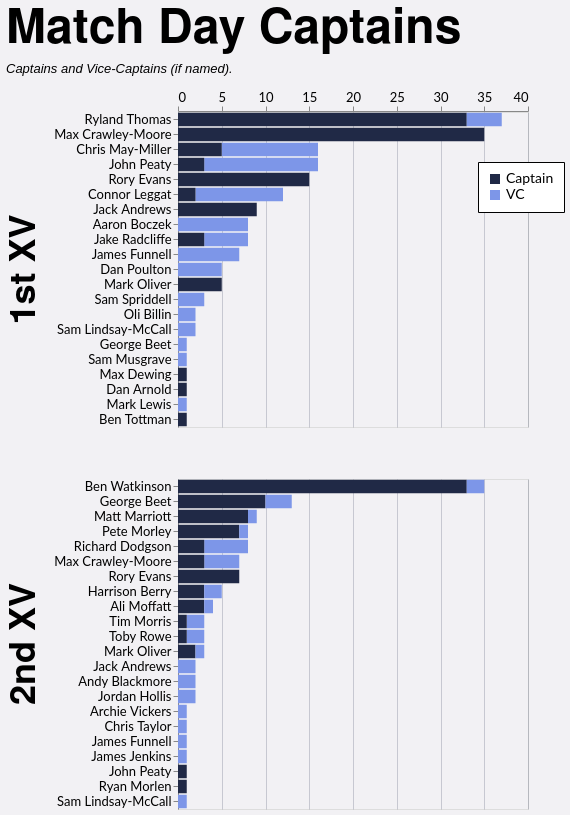

This figure's Vega-Lite source:
### Vega-Lite specification from a JSON file in a GitHub repository (floating-point values rounded to 4 significant figures)
{"config": {"axis": {"labelFont": "Lato, sans-serif", "titleFont": "PT Sans Narrow, Helvetica Neue, Helvetica, Arial, sans-serif", "labelFontSize": 13, "titleFontSize": 24, "gridColor": "#202947", "gridOpacity": 0.2}, "header": {"labelFont": "PT Sans Narrow, Helvetica Neue, Helvetica, Arial, sans-serif", "titleFont": "PT Sans Narrow, Helvetica Neue, Helvetica, Arial, sans-serif", "labelFontSize": 24, "titleFontSize": 28, "labelFontWeight": "bold", "orient": "left"}, "legend": {"labelFont": "Lato, sans-serif", "titleFont": "PT Sans Narrow, Helvetica Neue, Helvetica, Arial, sans-serif", "labelFontSize": 14, "titleFontSize": 16, "titlePadding": 5, "fillColor": "white", "strokeColor": "black", "padding": 10, "titleFontWeight": "lighter", "titleFontStyle": "italic", "titleColor": "gray", "offset": 10}, "title": {"font": "PT Sans Narrow, Helvetica Neue, Helvetica, Arial, sans-serif", "fontSize": 48, "fontWeight": "bold", "anchor": "start", "align": "center", "titlePadding": 20, "subtitlePadding": 10, "subtitleFontSize": 13, "subtitleColor": "", "subtitleFontStyle": "italic", "offset": 15, "color": "black"}, "axisX": {"labelAngle": 0}, "facet": {"title": null, "header": null, "align": {"row": "each", "column": "each"}}, "resolve": {"scale": {"y": "independent", "facet": "independent"}}, "background": "#f2f1f4"}, "data": {"name": "data-d82780669d007392508b79bb3da96e46"}, "mark": {"type": "bar"}, "encoding": {"color": {"field": "is_captain", "legend": {"labelExpr": "datum.value ? 'Captain' : 'VC'", "legendX": 300, "legendY": 50, "orient": "none", "title": null}, "scale": {"domain": [true, false], "range": ["#202946", "#7d96e8"]}, "type": "nominal"}, "order": {"field": "is_captain", "sort": "descending", "type": "nominal"}, "row": {"field": "squad", "header": {"labelExpr": "datum.value + ' XV'", "labelFontSize": 36, "title": null}, "spacing": 50, "title": null, "type": "nominal"}, "tooltip": [{"field": "player", "type": "nominal"}, {"field": "squad", "type": "nominal"}, {"aggregate": "sum", "field": "games", "type": "quantitative"}, {"field": "is_captain", "type": "nominal"}], "x": {"aggregate": "sum", "axis": {"orient": "top", "title": null}, "field": "games", "type": "quantitative"}, "y": {"field": "player", "sort": "-x", "title": null, "type": "nominal"}}, "height": {"step": 15}, "resolve": {"scale": {"y": "independent"}}, "title": {"text": "Match Day Captains", "subtitle": "Captains and Vice-Captains (if named)."}, "width": 350, "$schema": "https://vega.github.io/schema/vega-lite/v5.20.1.json", "datasets": {"data-d82780669d007392508b79bb3da96e46": [{"player": "Ryland Thomas", "squad": "1st", "season": "2024/25", "game_type": "League", "is_captain": true, "games": 15}, {"player": "Max Crawley-Moore", "squad": "1st", "season": "2022/23", "game_type": "League", "is_captain": true, "games": 15}, {"player": "Ryland Thomas", "squad": "1st", "season": "2023/24", "game_type": "League", "is_captain": true, "games": 13}, {"player": "Rory Evans", "squad": "1st", "season": "2025/26", "game_type": "League", "is_captain": true, "games": 11}, {"player": "Connor Leggat", "squad": "1st", "season": "2023/24", "game_type": "League", "is_captain": false, "games": 9}, {"player": "Ben Watkinson", "squad": "2nd", "season": "2022/23", "game_type": "League", "is_captain": true, "games": 9}, {"player": "Ben Watkinson", "squad": "2nd", "season": "2021/22", "game_type": "League", "is_captain": true, "games": 9}, {"player": "Chris May-Miller", "squad": "1st", "season": "2024/25", "game_type": "League", "is_captain": false, "games": 9}, {"player": "Ben Watkinson", "squad": "2nd", "season": "2023/24", "game_type": "League", "is_captain": true, "games": 9}, {"player": "Max Crawley-Moore", "squad": "1st", "season": "2021/22", "game_type": "League", "is_captain": true, "games": 8}, {"player": "Jack Andrews", "squad": "1st", "season": "2021/22", "game_type": "Friendly", "is_captain": true, "games": 6}, {"player": "George Beet", "squad": "2nd", "season": "2025/26", "game_type": "League", "is_captain": true, "games": 6}, {"player": "Max Crawley-Moore", "squad": "1st", "season": "2023/24", "game_type": "League", "is_captain": true, "games": 5}, {"player": "Matt Marriott", "squad": "2nd", "season": "2016/17", "game_type": "League", "is_captain": true, "games": 5}, {"player": "Chris May-Miller", "squad": "1st", "season": "2024/25", "game_type": "League", "is_captain": true, "games": 5}, {"player": "Dan Poulton", "squad": "1st", "season": "2023/24", "game_type": "League", "is_captain": false, "games": 5}, {"player": "James Funnell", "squad": "1st", "season": "2021/22", "game_type": "Friendly", "is_captain": false, "games": 4}, {"player": "John Peaty", "squad": "1st", "season": "2021/22", "game_type": "League", "is_captain": false, "games": 4}, {"player": "Pete Morley", "squad": "2nd", "season": "2024/25", "game_type": "League", "is_captain": true, "games": 4}, {"player": "Max Crawley-Moore", "squad": "2nd", "season": "2023/24", "game_type": "League", "is_captain": false, "games": 4}, {"player": "John Peaty", "squad": "1st", "season": "2022/23", "game_type": "League", "is_captain": false, "games": 4}, {"player": "Aaron Boczek", "squad": "1st", "season": "2025/26", "game_type": "League", "is_captain": false, "games": 4}, {"player": "Ryland Thomas", "squad": "1st", "season": "2023/24", "game_type": "League", "is_captain": false, "games": 3}, {"player": "Sam Spriddell", "squad": "1st", "season": "2024/25", "game_type": "League", "is_captain": false, "games": 3}, {"player": "Jake Radcliffe", "squad": "1st", "season": "2025/26", "game_type": "League", "is_captain": false, "games": 3}, {"player": "Matt Marriott", "squad": "2nd", "season": "2017/18", "game_type": "League", "is_captain": true, "games": 3}, {"player": "Rory Evans", "squad": "2nd", "season": "2024/25", "game_type": "Friendly", "is_captain": true, "games": 3}, {"player": "Max Crawley-Moore", "squad": "1st", "season": "2022/23", "game_type": "Cup", "is_captain": true, "games": 3}, {"player": "Ryland Thomas", "squad": "1st", "season": "2023/24", "game_type": "Cup", "is_captain": true, "games": 3}, {"player": "Richard Dodgson", "squad": "2nd", "season": "2022/23", "game_type": "League", "is_captain": false, "games": 3}, {"player": "Mark Oliver", "squad": "1st", "season": "2019/20", "game_type": "League", "is_captain": true, "games": 3}, {"player": "Jake Radcliffe", "squad": "1st", "season": "2025/26", "game_type": "League", "is_captain": true, "games": 3}, {"player": "John Peaty", "squad": "1st", "season": "2024/25", "game_type": "League", "is_captain": false, "games": 3}, {"player": "Pete Morley", "squad": "2nd", "season": "2024/25", "game_type": "Friendly", "is_captain": true, "games": 3}, {"player": "Harrison Berry", "squad": "2nd", "season": "2025/26", "game_type": "League", "is_captain": true, "games": 3}, {"player": "Jack Andrews", "squad": "1st", "season": "2021/22", "game_type": "League", "is_captain": true, "games": 3}, {"player": "Rory Evans", "squad": "2nd", "season": "2024/25", "game_type": "League", "is_captain": true, "games": 3}, {"player": "Ben Watkinson", "squad": "2nd", "season": "2021/22", "game_type": "Friendly", "is_captain": true, "games": 3}, {"player": "Rory Evans", "squad": "1st", "season": "2025/26", "game_type": "Cup", "is_captain": true, "games": 3}, {"player": "James Funnell", "squad": "1st", "season": "2021/22", "game_type": "League", "is_captain": false, "games": 2}, {"player": "Tim Morris", "squad": "2nd", "season": "2023/24", "game_type": "League", "is_captain": false, "games": 2}, {"player": "Jack Andrews", "squad": "2nd", "season": "2023/24", "game_type": "League", "is_captain": false, "games": 2}, {"player": "Chris May-Miller", "squad": "1st", "season": "2024/25", "game_type": "Cup", "is_captain": false, "games": 2}, {"player": "George Beet", "squad": "2nd", "season": "2025/26", "game_type": "Cup", "is_captain": true, "games": 2}, {"player": "George Beet", "squad": "2nd", "season": "2024/25", "game_type": "League", "is_captain": true, "games": 2}, {"player": "Max Crawley-Moore", "squad": "2nd", "season": "2024/25", "game_type": "League", "is_captain": true, "games": 2}, {"player": "Toby Rowe", "squad": "2nd", "season": "2021/22", "game_type": "League", "is_captain": false, "games": 2}, {"player": "Richard Dodgson", "squad": "2nd", "season": "2021/22", "game_type": "League", "is_captain": false, "games": 2}, {"player": "Jake Radcliffe", "squad": "1st", "season": "2025/26", "game_type": "Cup", "is_captain": false, "games": 2}, {"player": "Harrison Berry", "squad": "2nd", "season": "2025/26", "game_type": "League", "is_captain": false, "games": 2}, {"player": "Max Crawley-Moore", "squad": "1st", "season": "2021/22", "game_type": "Cup", "is_captain": true, "games": 2}, {"player": "Ben Watkinson", "squad": "2nd", "season": "2022/23", "game_type": "Friendly", "is_captain": true, "games": 2}, {"player": "Ryland Thomas", "squad": "1st", "season": "2024/25", "game_type": "Cup", "is_captain": true, "games": 2}, {"player": "Ali Moffatt", "squad": "2nd", "season": "2021/22", "game_type": "League", "is_captain": true, "games": 2}, {"player": "Andy Blackmore", "squad": "2nd", "season": "2021/22", "game_type": "League", "is_captain": false, "games": 2}, {"player": "Max Crawley-Moore", "squad": "1st", "season": "2023/24", "game_type": "Friendly", "is_captain": true, "games": 1}, {"player": "Oli Billin", "squad": "1st", "season": "2023/24", "game_type": "Cup", "is_captain": false, "games": 1}, {"player": "George Beet", "squad": "1st", "season": "2025/26", "game_type": "Friendly", "is_captain": false, "games": 1}, {"player": "Ali Moffatt", "squad": "2nd", "season": "2021/22", "game_type": "Cup", "is_captain": true, "games": 1}, {"player": "Sam Musgrave", "squad": "1st", "season": "2023/24", "game_type": "League", "is_captain": false, "games": 1}, {"player": "Richard Dodgson", "squad": "2nd", "season": "2022/23", "game_type": "Cup", "is_captain": true, "games": 1}, {"player": "Tim Morris", "squad": "2nd", "season": "2024/25", "game_type": "League", "is_captain": true, "games": 1}, {"player": "Archie Vickers", "squad": "2nd", "season": "2023/24", "game_type": "Friendly", "is_captain": false, "games": 1}, {"player": "John Peaty", "squad": "1st", "season": "2023/24", "game_type": "League", "is_captain": true, "games": 1}, {"player": "Jordan Hollis", "squad": "2nd", "season": "2021/22", "game_type": "Friendly", "is_captain": false, "games": 1}, {"player": "Max Dewing", "squad": "1st", "season": "2018/19", "game_type": "League", "is_captain": true, "games": 1}, {"player": "James Funnell", "squad": "1st", "season": "2025/26", "game_type": "Friendly", "is_captain": false, "games": 1}, {"player": "Chris Taylor", "squad": "2nd", "season": "2021/22", "game_type": "Friendly", "is_captain": false, "games": 1}, {"player": "George Beet", "squad": "2nd", "season": "2024/25", "game_type": "League", "is_captain": false, "games": 1}, {"player": "Ben Watkinson", "squad": "2nd", "season": "2023/24", "game_type": "Friendly", "is_captain": true, "games": 1}, {"player": "John Peaty", "squad": "1st", "season": "2024/25", "game_type": "League", "is_captain": true, "games": 1}, {"player": "Oli Billin", "squad": "1st", "season": "2023/24", "game_type": "Friendly", "is_captain": false, "games": 1}, {"player": "George Beet", "squad": "2nd", "season": "2021/22", "game_type": "League", "is_captain": false, "games": 1}, {"player": "James Funnell", "squad": "2nd", "season": "2023/24", "game_type": "League", "is_captain": false, "games": 1}, {"player": "Rory Evans", "squad": "2nd", "season": "2024/25", "game_type": "Cup", "is_captain": true, "games": 1}, {"player": "Mark Oliver", "squad": "1st", "season": "2016/17", "game_type": "League", "is_captain": true, "games": 1}, {"player": "Pete Morley", "squad": "2nd", "season": "2021/22", "game_type": "League", "is_captain": false, "games": 1}, {"player": "James Jenkins", "squad": "2nd", "season": "2022/23", "game_type": "Friendly", "is_captain": false, "games": 1}, {"player": "Dan Arnold", "squad": "1st", "season": "2019/20", "game_type": "League", "is_captain": true, "games": 1}, {"player": "John Peaty", "squad": "1st", "season": "2021/22", "game_type": "Cup", "is_captain": false, "games": 1}, {"player": "Aaron Boczek", "squad": "1st", "season": "2023/24", "game_type": "League", "is_captain": false, "games": 1}, {"player": "Aaron Boczek", "squad": "1st", "season": "2025/26", "game_type": "Cup", "is_captain": false, "games": 1}, {"player": "Mark Lewis", "squad": "1st", "season": "2025/26", "game_type": "League", "is_captain": false, "games": 1}, {"player": "Mark Oliver", "squad": "2nd", "season": "2023/24", "game_type": "Friendly", "is_captain": true, "games": 1}, {"player": "Matt Marriott", "squad": "2nd", "season": "2021/22", "game_type": "League", "is_captain": false, "games": 1}, {"player": "Connor Leggat", "squad": "1st", "season": "2023/24", "game_type": "Friendly", "is_captain": true, "games": 1}, {"player": "Mark Oliver", "squad": "1st", "season": "2023/24", "game_type": "Cup", "is_captain": true, "games": 1}, {"player": "John Peaty", "squad": "2nd", "season": "2024/25", "game_type": "League", "is_captain": true, "games": 1}, {"player": "Aaron Boczek", "squad": "1st", "season": "2023/24", "game_type": "Cup", "is_captain": false, "games": 1}, {"player": "Connor Leggat", "squad": "1st", "season": "2025/26", "game_type": "League", "is_captain": false, "games": 1}, {"player": "Ryan Morlen", "squad": "2nd", "season": "2023/24", "game_type": "League", "is_captain": true, "games": 1}, {"player": "Max Crawley-Moore", "squad": "2nd", "season": "2023/24", "game_type": "League", "is_captain": true, "games": 1}, {"player": "John Peaty", "squad": "1st", "season": "2021/22", "game_type": "Friendly", "is_captain": false, "games": 1}, {"player": "Sam Lindsay-McCall", "squad": "1st", "season": "2023/24", "game_type": "Friendly", "is_captain": false, "games": 1}, {"player": "Max Crawley-Moore", "squad": "1st", "season": "2021/22", "game_type": "Friendly", "is_captain": true, "games": 1}, {"player": "Ryland Thomas", "squad": "1st", "season": "2023/24", "game_type": "Cup", "is_captain": false, "games": 1}, {"player": "Richard Dodgson", "squad": "2nd", "season": "2022/23", "game_type": "League", "is_captain": true, "games": 1}, {"player": "Jordan Hollis", "squad": "2nd", "season": "2021/22", "game_type": "League", "is_captain": false, "games": 1}, {"player": "Ben Tottman", "squad": "1st", "season": "2024/25", "game_type": "League", "is_captain": true, "games": 1}, {"player": "Aaron Boczek", "squad": "1st", "season": "2022/23", "game_type": "League", "is_captain": false, "games": 1}, {"player": "John Peaty", "squad": "1st", "season": "2022/23", "game_type": "League", "is_captain": true, "games": 1}, {"player": "Connor Leggat", "squad": "1st", "season": "2023/24", "game_type": "League", "is_captain": true, "games": 1}, {"player": "Mark Oliver", "squad": "2nd", "season": "2023/24", "game_type": "League", "is_captain": true, "games": 1}, {"player": "Ben Watkinson", "squad": "2nd", "season": "2021/22", "game_type": "Cup", "is_captain": false, "games": 1}, {"player": "Rory Evans", "squad": "1st", "season": "2025/26", "game_type": "Friendly", "is_captain": true, "games": 1}, {"player": "George Beet", "squad": "2nd", "season": "2024/25", "game_type": "Friendly", "is_captain": false, "games": 1}, {"player": "Richard Dodgson", "squad": "2nd", "season": "2021/22", "game_type": "League", "is_captain": true, "games": 1}, {"player": "Sam Lindsay-McCall", "squad": "1st", "season": "2021/22", "game_type": "Friendly", "is_captain": false, "games": 1}, {"player": "Mark Oliver", "squad": "2nd", "season": "2023/24", "game_type": "League", "is_captain": false, "games": 1}, {"player": "Sam Lindsay-McCall", "squad": "2nd", "season": "2024/25", "game_type": "Friendly", "is_captain": false, "games": 1}, {"player": "Toby Rowe", "squad": "2nd", "season": "2021/22", "game_type": "Cup", "is_captain": true, "games": 1}, {"player": "Ali Moffatt", "squad": "2nd", "season": "2021/22", "game_type": "League", "is_captain": false, "games": 1}, {"player": "Ben Watkinson", "squad": "2nd", "season": "2022/23", "game_type": "League", "is_captain": false, "games": 1}]}}
